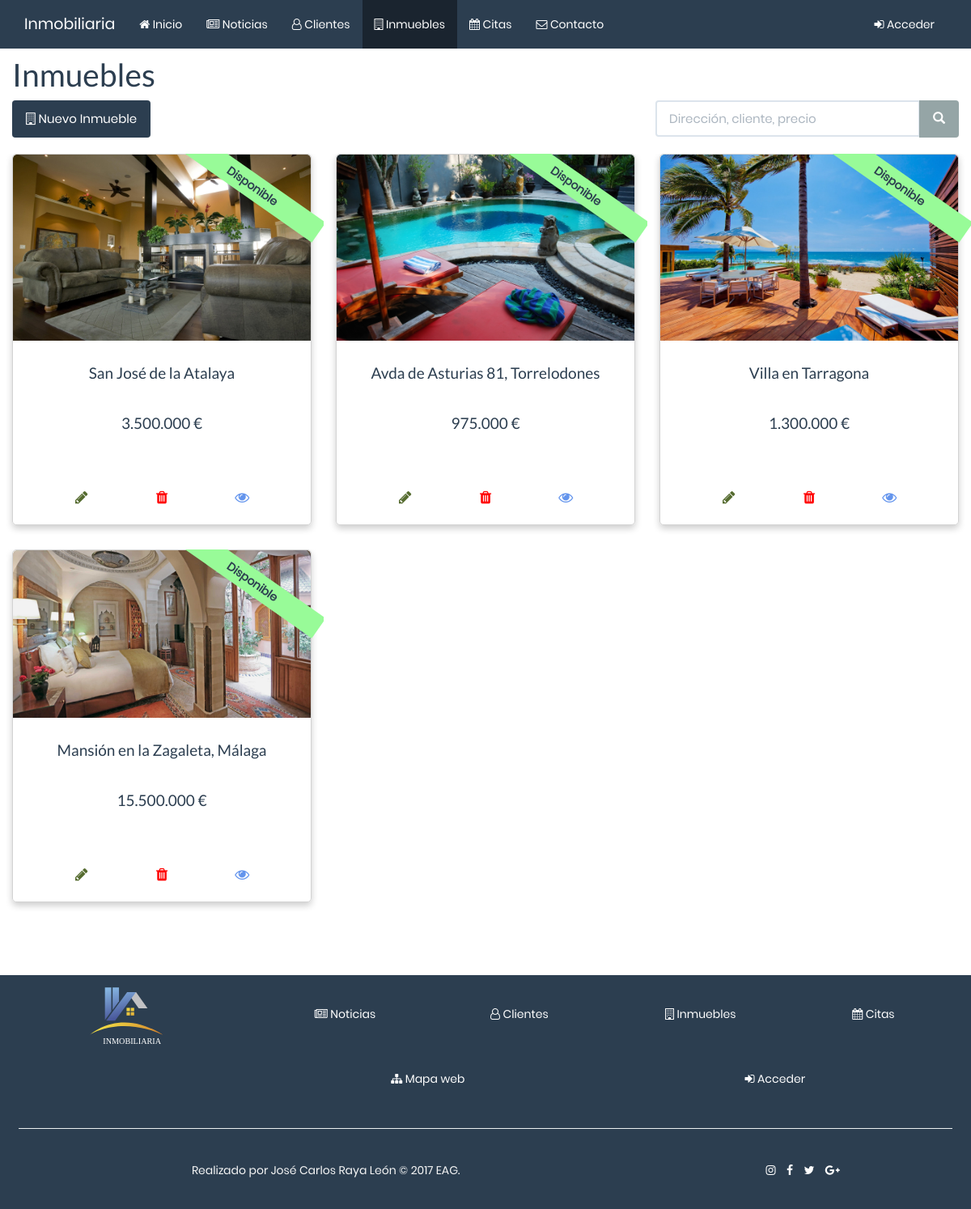
The app's page /php/inmuebles/inmuebles.php, older data.
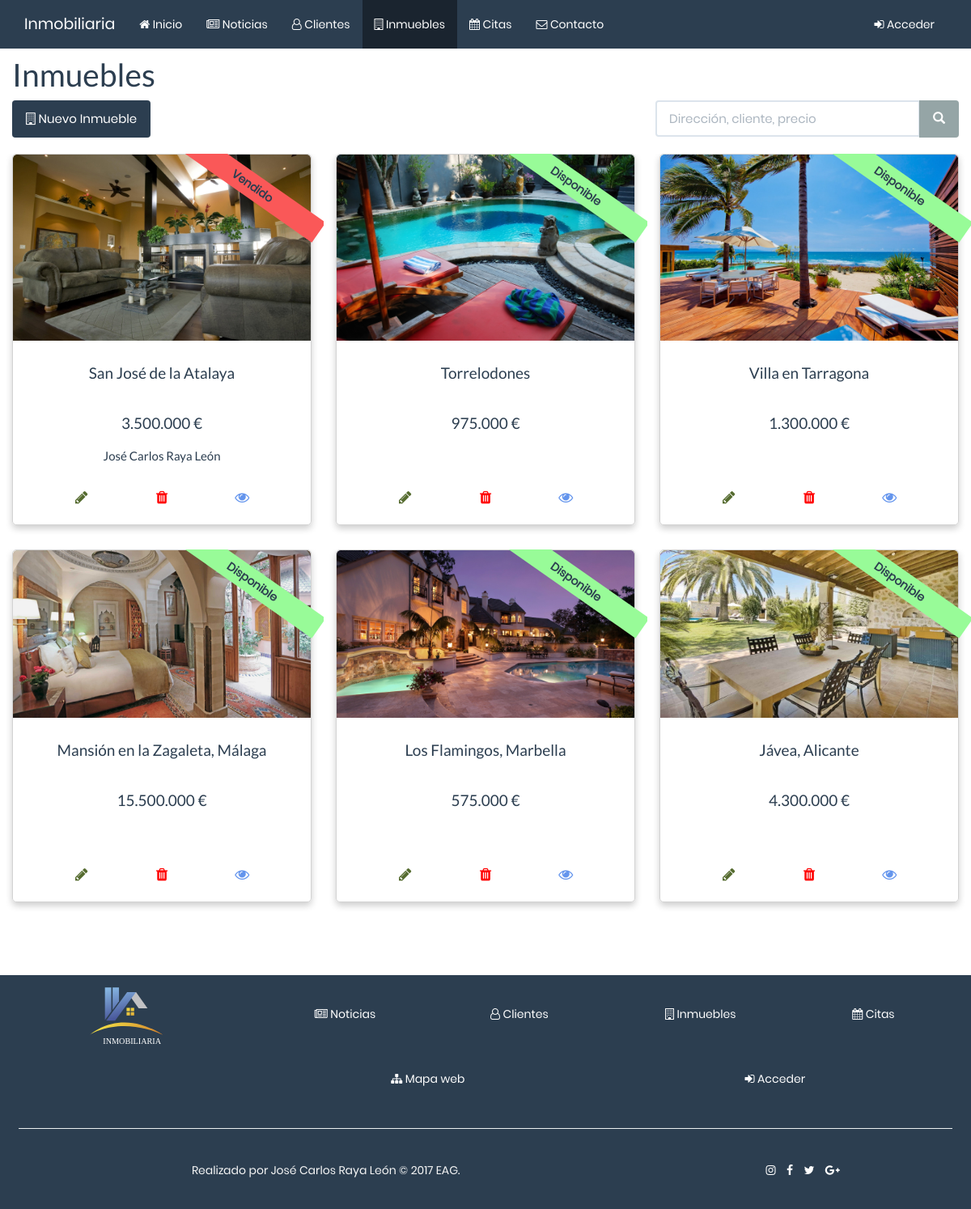
The same page, newer data.
### tables this page shows
CREATE TABLE `inmuebles` (
  `id` bigint(20) UNSIGNED NOT NULL,
  `direccion` varchar(150) NOT NULL,
  `descripcion` varchar(560) NOT NULL,
  `precio` decimal(12,2) NOT NULL,
  `id_cliente` bigint(20) NOT NULL,
  `imagen` varchar(50) NOT NULL
);

CREATE TABLE `clientes` (
  `id` bigint(20) UNSIGNED NOT NULL,
  `nombre` varchar(50) NOT NULL,
  `apellidos` varchar(50) NOT NULL,
  `direccion` varchar(150) NOT NULL,
  `telefono1` varchar(9) NOT NULL,
  `telefono2` varchar(9) NOT NULL
);

### php/inmuebles/inmuebles.php (the view, shortened to what the rows shown need)
<!DOCTYPE html>
<html lang="en">
<head>
    <?php include '../funciones.php';
    ?>
</head>
<body>
        <div class="container" id="wrap">
            <div class="row equal">
                <div class="col-md-12" id="ver">
                    <h1>Inmuebles</h1>
                    <br>
                    <?php
            if(isset($_POST['buscar'])){
            $busqueda = $_POST['buscar'];
                    $cons_bus_inm = "select inm.id id_inm, inm.direccion, inm.descripcion, inm.precio, inm.id_cliente, inm.imagen, cli.nombre
                                    from inmuebles inm, clientes cli
                                    where inm.id_cliente = cli.id
                                    and (inm.direccion like '%$busqueda%'
                                    or cli.nombre like '%$busqueda%'
                                    or inm.precio like '%$busqueda%')";
                    $inmuebles = db_query($cons_bus_inm);
                  ?>
            <div class="row">
            <?php
                $cont = 0;
            while($fila = mysqli_fetch_array($inmuebles, MYSQLI_ASSOC)){
                ?>
                     <div class="col-md-4 inmueble">
                                    <div class="card inmueble">
                                        <img src="../../img/inmuebles/<?php echo $fila['imagen']; ?>" alt="Card image" style="width: 100%">
                                        <?php
                                                    if($fila['id_cliente'] == 0){
                                                        ?>
                                                        <div class="disponibilidad" style="background-color:palegreen">
                                                                 <strong>Disponible</strong>
                                                        </div>
                                                        <?php
                                                    }else{
                                                        ?>
                                                        <div class="disponibilidad" style="background-color:#FA5858">
                                                            <strong>Vendido</strong>
                                                        </div>
                                                        <?php
                                                    }
                                                    ?>
                                        <div class="card-body">
                                            <div class="row">
                                                <div class="col-md-12">
                                                    <h4 class="card-title text-center">
                                                        <?php echo $fila['direccion']; ?>
                                                    </h4>
                                                </div>
                                            </div>
                                            <br>
                                            <div class="row text-center">
                                                <h4><?php echo number_format($fila['precio'], 0, ',', '.'); ?> €</h4>
                                            </div>
                                            <div class="row text-center">
                                               <?php
                                                        $cons_nombres = "select nombre, apellidos from clientes
                                                                            where id = $fila[id_cliente]";
                                                        $nombres = db_query($cons_nombres);
                                                        $nombre = mysqli_fetch_array($nombres);
                                                    if($fila['id_cliente'] != 0){
                                                    ?>
                                                        <h5><?php echo $nombre['nombre']." ".$nombre['apellidos'] ?></h5>
                                                        <?php
                                                    }else{
                                                        echo '<h5>&nbsp</h5>';
                                                    }
                                                ?>
                                            </div>
                                            <br>
                                            <div class="row center-block">
                                                <div class="col-xs-12">
                                                    <div class="col-xs-4 text-center"><span>
                                                        <a class="btn-m" href="mod_inmueble.php?id=<?php echo $fila['id_inm'] ?>">
                                                        <span class="fa fa-pencil"></span></a>
                                                    </span>
                                                    </div>
                                                    <div class="col-xs-4 text-center">
                                                        <a class="btn-r" href="del_inmueble.php?id=<?php echo $fila['id_inm'] ?>">
                                                        <span class="fa fa-trash"></span></a>
                                                    </div>
                                                    <div class="col-xs-4 text-center">
                                                            <a class="btn-e" href="inmueble.php?id=<?php echo $fila['id_inm'] ?>">
                                                            <span class="fa fa-eye"></span></a>
                                                    </div>
                                                </div>
                                            </div>
                                        </div>
                                    </div>
                                </div>
                            <?php
                    $cont++;
                                if ($cont % 3 == 0)
                                {
                ?> </div><div class="row"> <?php
                                }
            }
            db_close();
            ?>
                        <?php
            }else{
            $cons_inmuebles = "select * from inmuebles";
            $inmuebles = db_query($cons_inmuebles);
            ?>
            <div class="row">
            <?php
                $cont = 0;
            while($fila = mysqli_fetch_array($inmuebles, MYSQLI_ASSOC)){
                ?>
                     <div class="col-md-4 inmueble">
                                    <div class="card inmueble">
                                        <img src="../../img/inmuebles/<?php echo $fila['imagen']; ?>" alt="Card image" style="width: 100%">
                                        <?php
                                                    if($fila['id_cliente'] == 0){
                                                        ?>
                                                        <div class="disponibilidad" style="background-color:palegreen">
                                                                 <strong>Disponible</strong>
                                                        </div>
                                                        <?php
                                                    }else{
                                                        ?>
                                                        <div class="disponibilidad" style="background-color:#FA5858">
                                                            <strong>Vendido</strong>
                                                        </div>
                                                        <?php
                                                    }
                                                    ?>
                                        <div class="card-body">
                                            <div class="row">
                                                <div class="col-md-12">
                                                    <h4 class="card-title text-center">
                                                        <?php echo $fila['direccion']; ?>
                                                    </h4>
                                                </div>
                                            </div>
                                            <br>
                                            <div class="row text-center">
                                                <h4><?php echo number_format($fila['precio'], 0, ',', '.'); ?> €</h4>
                                            </div>
                                            <div class="row text-center">
                                               <?php
                                                        $cons_nombres = "select nombre, apellidos from clientes
                                                                            where id = $fila[id_cliente]";
                                                        $nombres = db_query($cons_nombres);
                                                        $nombre = mysqli_fetch_array($nombres);
                                                    if($fila['id_cliente'] != 0){
                                                    ?>
                                                        <h5><?php echo $nombre['nombre']." ".$nombre['apellidos'] ?></h5>
                                                        <?php
                                                    }else{
                                                        echo '<h5>&nbsp</h5>';
                                                    }
                                                ?>
                                            </div>
                                            <br>
                                            <div class="row center-block">
                                                <div class="col-xs-12">
                                                    <div class="col-xs-4 text-center"><span>
                                                        <a class="btn-m" href="mod_inmueble.php?id=<?php echo $fila['id'] ?>">
                                                        <span class="fa fa-pencil"></span></a>
                                                    </span>
                                                    </div>
                                                    <div class="col-xs-4 text-center">
                                                        <a class="btn-r" href="del_inmueble.php?id=<?php echo $fila['id'] ?>">
                                                        <span class="fa fa-trash"></span></a>
                                                    </div>
                                                    <div class="col-xs-4 text-center">
                                                            <a class="btn-e" href="inmueble.php?id=<?php echo $fila['id'] ?>">
                                                            <span class="fa fa-eye"></span></a>
                                                    </div>
                                                </div>
                                            </div>
                                        </div>
                                    </div>
                                </div>
                            <?php
                    $cont++;
                                if ($cont % 3 == 0)
                                {
                ?> </div><div class="row"> <?php
                                }
            }
            }
        ?>
                </div>
            </div>
        </div>
    </div>
</body>
</html>

Row changes from the older to the newer data that the page shows:
changed inmuebles "San José de la Atalaya": id_cliente.nombre (not shown) → "José Carlos"; id_cliente.apellidos (not shown) → "Raya León"; id_cliente "Disponible" → "Vendido"
changed inmuebles: direccion "Avda de Asturias 81, Torrelodones" → "Torrelodones"
added inmuebles: imagen (picture), shows "Disponible", direccion "Los Flamingos, Marbella", precio "575.000"
added inmuebles: imagen (picture), shows "Disponible", direccion "Jávea, Alicante", precio "4.300.000"
